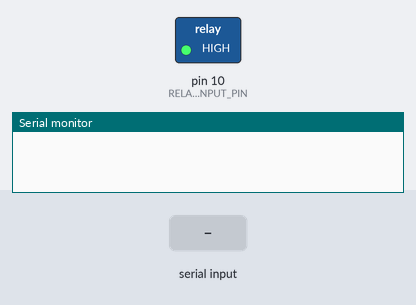
Simulated run of this sketch. Board: Arduino Uno, built with avr-gcc and run on an emulated ATmega328P. On the bench: switched loads named in the sketch (green lamp = pin HIGH), the last lines printed to the serial monitor. Inputs (shaded band) come from the test bench.

Above: at 1.2 s.
1.3 s: "0" received over the second serial link
At 2.5 s:
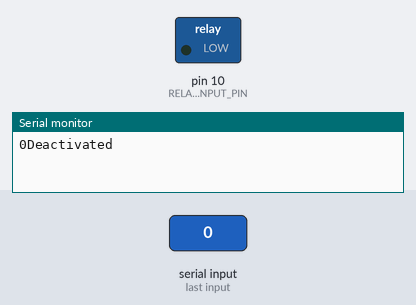
2.8 s: "1" received over the second serial link
At 3.8 s:
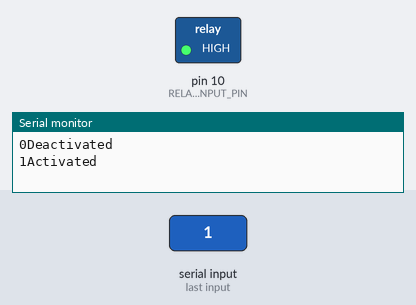
4.3 s: "2" received over the second serial link
At 4.7 s:
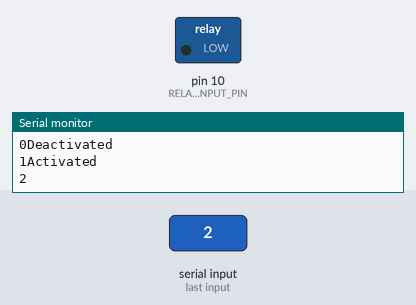
Timing chart, 0 to 7.3 s (numbered marks = the images above; inputs shaded):
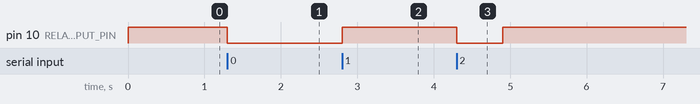

Measured:
- after the input at 1.3 s, pin 10 (RELAY_INPUT_PIN): HIGH → LOW at once
- after the input at 2.8 s, pin 10 (RELAY_INPUT_PIN): LOW → HIGH at once
- after the input at 4.3 s, pin 10 (RELAY_INPUT_PIN): HIGH → LOW at once, → HIGH 0.60 s later

The sketch:

remoteSwitch.ino
```cpp
#define RELAY_INPUT_PIN 10

#include <SoftwareSerial.h>

SoftwareSerial bt(9, 8);

void setup() {
  pinMode(RELAY_INPUT_PIN, OUTPUT);
  digitalWrite(RELAY_INPUT_PIN, HIGH);
  Serial.begin(9600);
  bt.begin(9600);
}

void loop() {

  if (bt.available()) {
    char c = bt.read();
    Serial.write(c);

    if(c == '1'){
      digitalWrite(RELAY_INPUT_PIN, HIGH);
      bt.println("Activated");
      Serial.println("Activated");
    }else if(c == '0'){
      digitalWrite(RELAY_INPUT_PIN, LOW);
      Serial.println("Deactivated");
      bt.println("Deactivated");
    }else if(c == '2'){
      digitalWrite(RELAY_INPUT_PIN, LOW);
      delay(600);
      digitalWrite(RELAY_INPUT_PIN, HIGH);
      Serial.println("Resetted");
      bt.println("Resetted");
    }
  }

  if (Serial.available()) {
    bt.write(Serial.read());
  }
}
```
